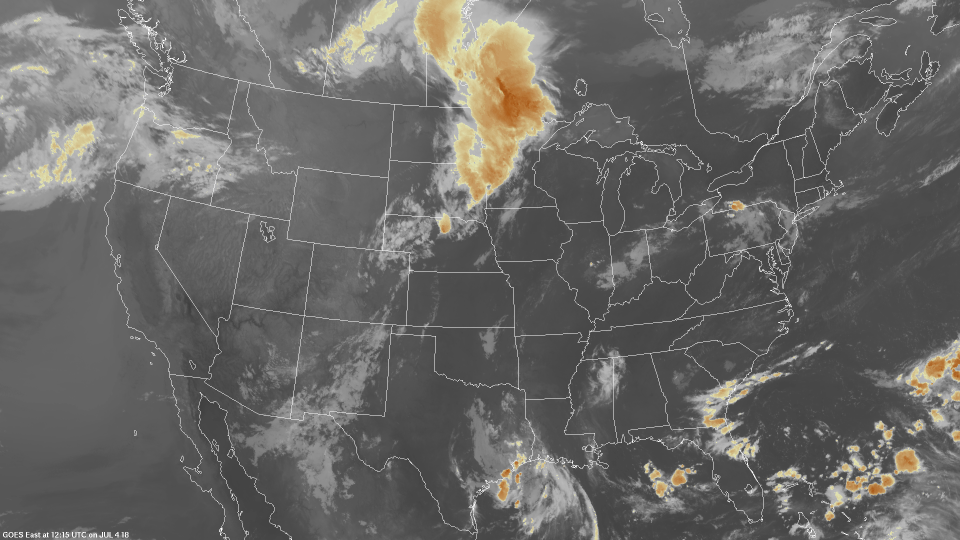
#> input picture Demo/Plan/去掉图中白线，cmap转化为灰度图/test.jpg, 1920 x 1080 px, found by its file name (shown at 1/2 size)
$ python TUTR-edges_detection-graphic_segmentation.py   (older library calls are emulated)
#> lines starting #> are read from the running program, lines starting #| are printed output that depends on the picture; after the words box and inside, x2 and y2 are one past the last pixel; in counts of white or black regions, pixels touching at a corner belong together
import cv2
import numpy as np

'''REFER: https://hub.packtpub.com/opencv-detecting-edges-lines-shapes/'''


def draw_contours(img, cnts):
    img = np.copy(img)
    img = cv2.drawContours(img, cnts, -1, (0, 255, 0), 2)
    return img


def draw_box_circle(img, cnts):
    img = np.copy(img)
    for cnt in cnts:
        # find bounding box coordinates
        x, y, w, h = cv2.boundingRect(cnt)
        cv2.rectangle(img, (x, y), (x + w, y + h), (255, 0, 0), 2)  # blue

        # find minimum area
        rect = cv2.minAreaRect(cnt)
        # calculate coordinates of the minimum area rectangle
        box = cv2.boxPoints(rect)
        # normalize coordinates to integers
        box = np.int0(box)
        # draw contours
        cv2.drawContours(img, [box], 0, (0, 255, 0), 2)  # green

        # calculate center and radius of minimum enclosing circle
        (x, y), radius = cv2.minEnclosingCircle(cnt)
        # cast to integers
        center = (int(x), int(y))
        radius = int(radius)
        # draw the circle
        img = cv2.circle(img, center, radius, (0, 0, 255), 2)  # red
    return img


def draw_ploygen_approx_hull(img, cnts):
    img = np.copy(img)
    for cnt in cnts:
        epsilon = 0.01 * cv2.arcLength(cnt, True)
        approx = cv2.approxPolyDP(cnt, epsilon, True)
        cv2.polylines(img, [approx, ], True, (0, 255, 0), 2)

        hull = cv2.convexHull(cnt)
        cv2.polylines(img, [hull, ], True, (0, 0, 255), 2)
    return img


if __name__ == '__main__':
    image = cv2.imread('test.jpg')
#> image is the input picture: shape (1080, 1920, 3); mean B, G, R 102.7, 105, 106
    cv2.imshow("contours", image)
    cv2.waitKey(1234)

    # ret, thresh = cv2.threshold(cv2.cvtColor(img.copy(), cv2.COLOR_BGR2GRAY), 127, 255, cv2.THRESH_BINARY)
    thresh = cv2.Canny(image, 222, 333)
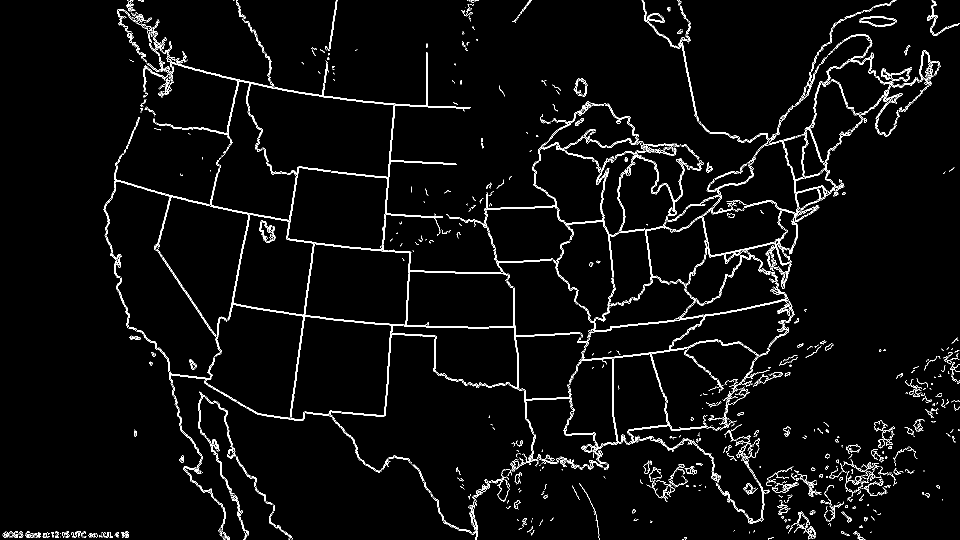
#> thresh: shape (1080, 1920) (shown at 1/2 size); 3.1% white in thin lines or dots
    cv2.imshow("contours", thresh)
    cv2.waitKey(1234)

    thresh, contours, hierarchy = cv2.findContours(thresh, cv2.RETR_EXTERNAL, cv2.CHAIN_APPROX_SIMPLE)
#> contours = 1341 contours, 1150 with area under 20; largest, box (x1, y1, x2, y2) and area: (223, 104, 1161, 869) 95853, (1113, 321, 1379, 601) 1716, (1127, 669, 1486, 905) 1490, (1389, 423, 1583, 578) 1449, (1163, 568, 1585, 676) 1275
    print("hierarchy:", hierarchy)
#> (printed output is left out)

    cv2.imshow("contours", draw_contours(image, contours))
#> in draw_contours, `img = cv2.drawContours(img, cnts, -1, (0, 255, 0), 2)`:
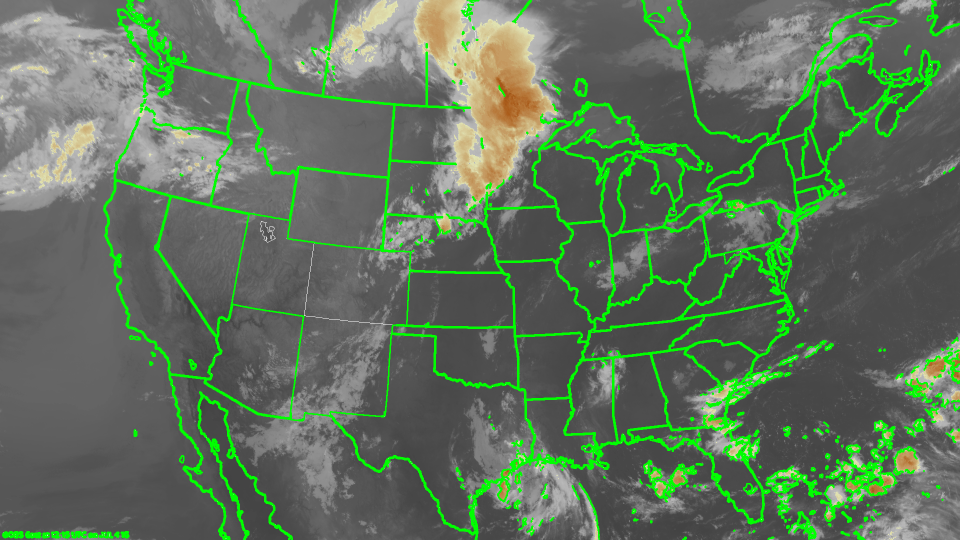
#> img: shape (1080, 1920, 3) (shown at 1/2 size); 8.31% of pixels changed, all inside (x1, y1, x2, y2) = (4, 0, 1920, 1080)
    cv2.waitKey(1234)
    cv2.imshow("contours", draw_ploygen_approx_hull(image, contours))
#> the loop in draw_ploygen_approx_hull, `for cnt in cnts:` made 1341 passes
#> (epsilon, approx, hull) on passes 1, 3, 6: (0.06, [[1727, 1079], [1730, 1079]], [[1730, 1079], [1727, 1079]]), (0.02, [[454, 1078], [454, 1079]], [[454, 1079], [454, 1078]]), (0.02, [[449, 1076], [450, 1076]], [[450, 1076], [449, 1076]])
#> after the loop in draw_ploygen_approx_hull, `for cnt in cnts:`:
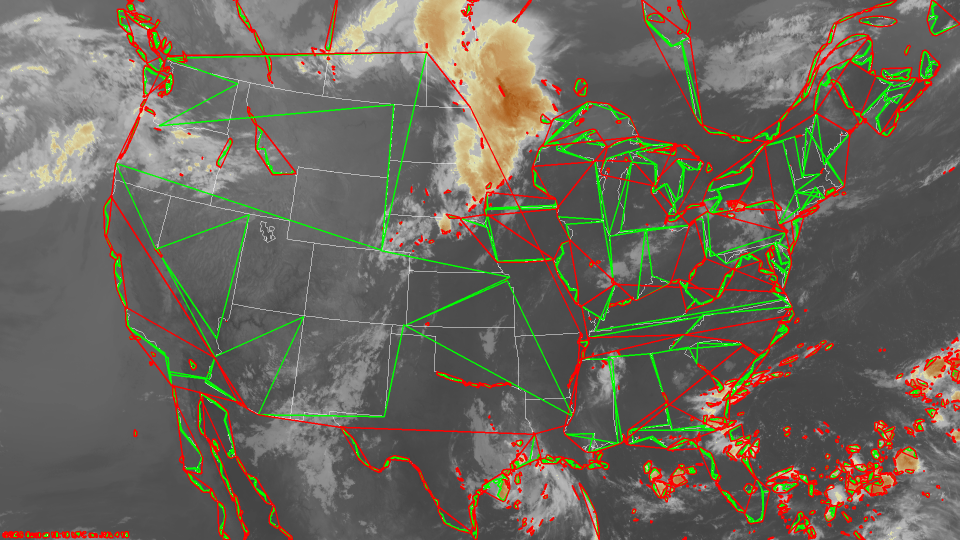
#> img: shape (1080, 1920, 3) (shown at 1/2 size); 9.67% of pixels changed, all inside (x1, y1, x2, y2) = (4, 0, 1920, 1080)
    cv2.waitKey(1234)
    cv2.imshow("contours", draw_box_circle(image, contours))
#> the loop in draw_box_circle, `for cnt in cnts:` made 1341 passes
#> (w, h, rect, box, radius) on passes 2, 5, 6: (1, 1, ((451, 1079), (0, 0), -90), [[451, 1079], [451, 1079], [451, 1079], [451, 1079]], 0), (1, 1, ((580, 1077), (0, 0), -90), [[580, 1077], [580, 1077], [580, 1077], [580, 1077]], 0), (2, 1, ((449.5, 1076), (0, 1), -90), [[450, 1076], [449, 1076], [449, 1076], [450, 1076]], 0)
#> after the loop in draw_box_circle, `for cnt in cnts:`:
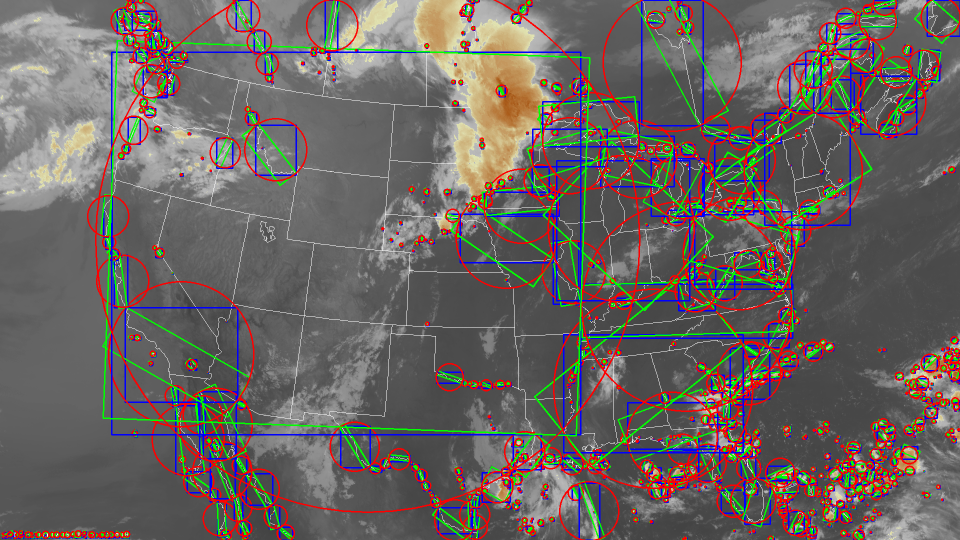
#> img: shape (1080, 1920, 3) (shown at 1/2 size); mean B, G, R 97, 99.6, 106.7
    cv2.waitKey(1234)

$ run again, with Demo/Plan/去掉图中白线，cmap转化为灰度图/white_line_LMBWV2018-01-25-171633.jpg copied over Demo/Plan/去掉图中白线，cmap转化为灰度图/test.jpg
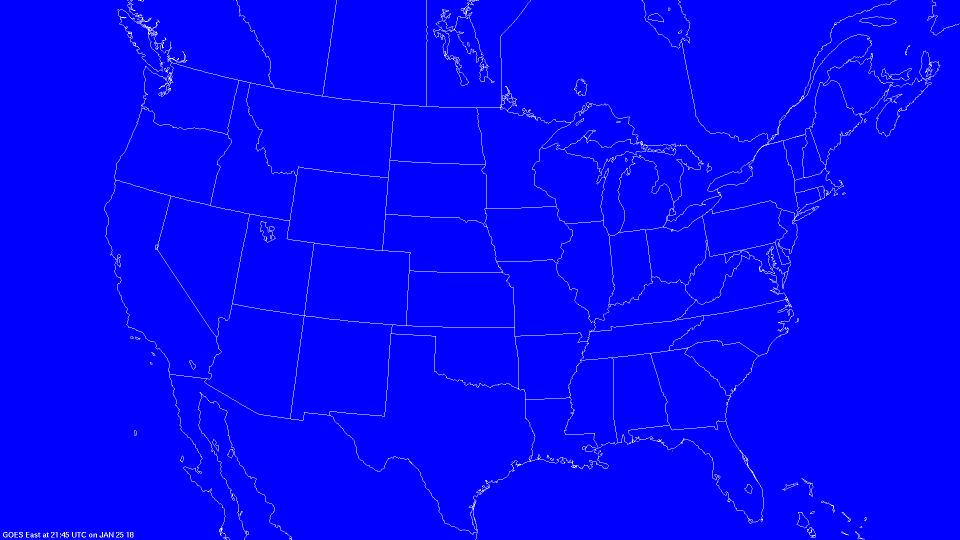
#> input picture Demo/Plan/去掉图中白线，cmap转化为灰度图/white_line_LMBWV2018-01-25-171633.jpg, 1920 x 1080 px, found by its file name (shown at 1/2 size)
#> image is the input picture: shape (1080, 1920, 3); mean B, G, R 254, 3.9, 3.9
#> `thresh = cv2.Canny(image, 222, 333)`:
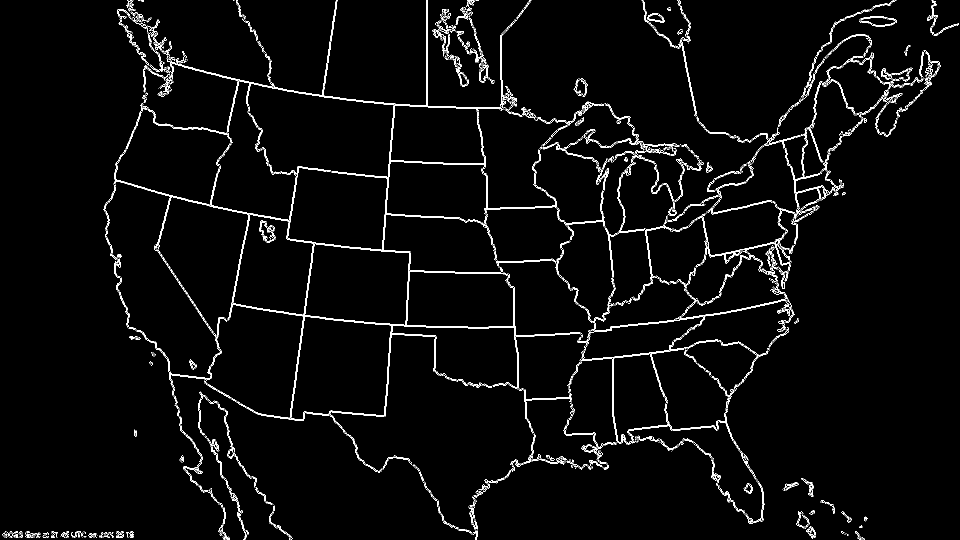
#> thresh: shape (1080, 1920) (shown at 1/2 size); 2.6% white in thin lines or dots
#> contours = 1918 contours, 1713 with area under 20; largest, box (x1, y1, x2, y2) and area: (227, 0, 1161, 847) 96062, (1175, 587, 1584, 676) 924, (1395, 426, 1583, 531) 736, (1159, 683, 1386, 887) 618, (1247, 794, 1468, 890) 608
#> (printed output is left out)
#> the loop in draw_ploygen_approx_hull, `for cnt in cnts:` made 1918 passes
#> (epsilon, hull) on passes 3, 4, 6: (0, [[580, 1077]]), (0, [[451, 1076]]), (0, [[581, 1075]])
#> the loop in draw_box_circle, `for cnt in cnts:` made 1918 passes
#> (w, h, rect, box, radius) on passes 1 to 3: (2, 1, ((1723.5, 1079), (0, 1), -90), [[1724, 1079], [1723, 1079], [1723, 1079], [1724, 1079]], 0), (2, 2, ((451.5, 1078.5), (0, 1.41), -45), [[452, 1079], [451, 1078], [451, 1078], [452, 1079]], 0), (1, 1, ((580, 1077), (0, 0), -90), [[580, 1077], [580, 1077], [580, 1077], [580, 1077]], 0)
#> after the loop in draw_box_circle, `for cnt in cnts:`:
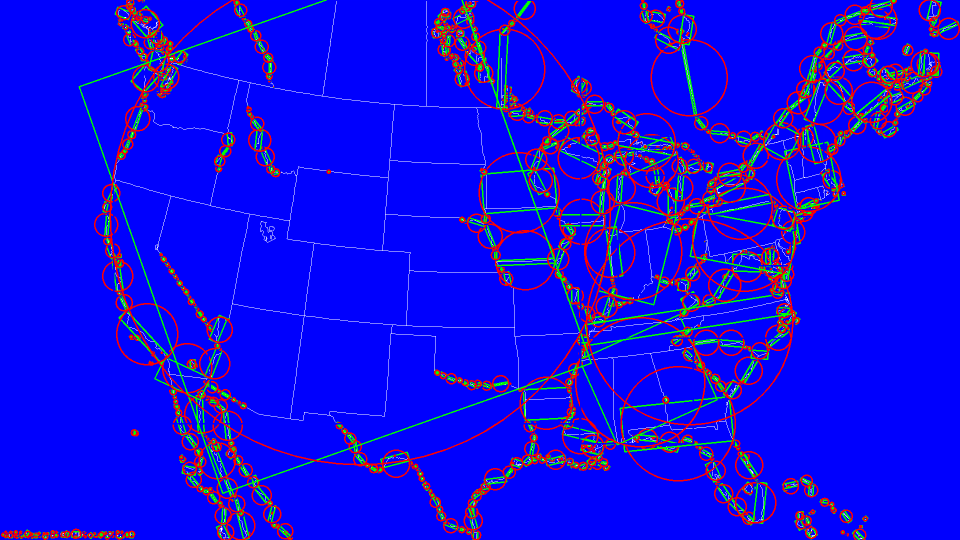
#> img: shape (1080, 1920, 3) (shown at 1/2 size); mean B, G, R 228.9, 11.5, 17.8
